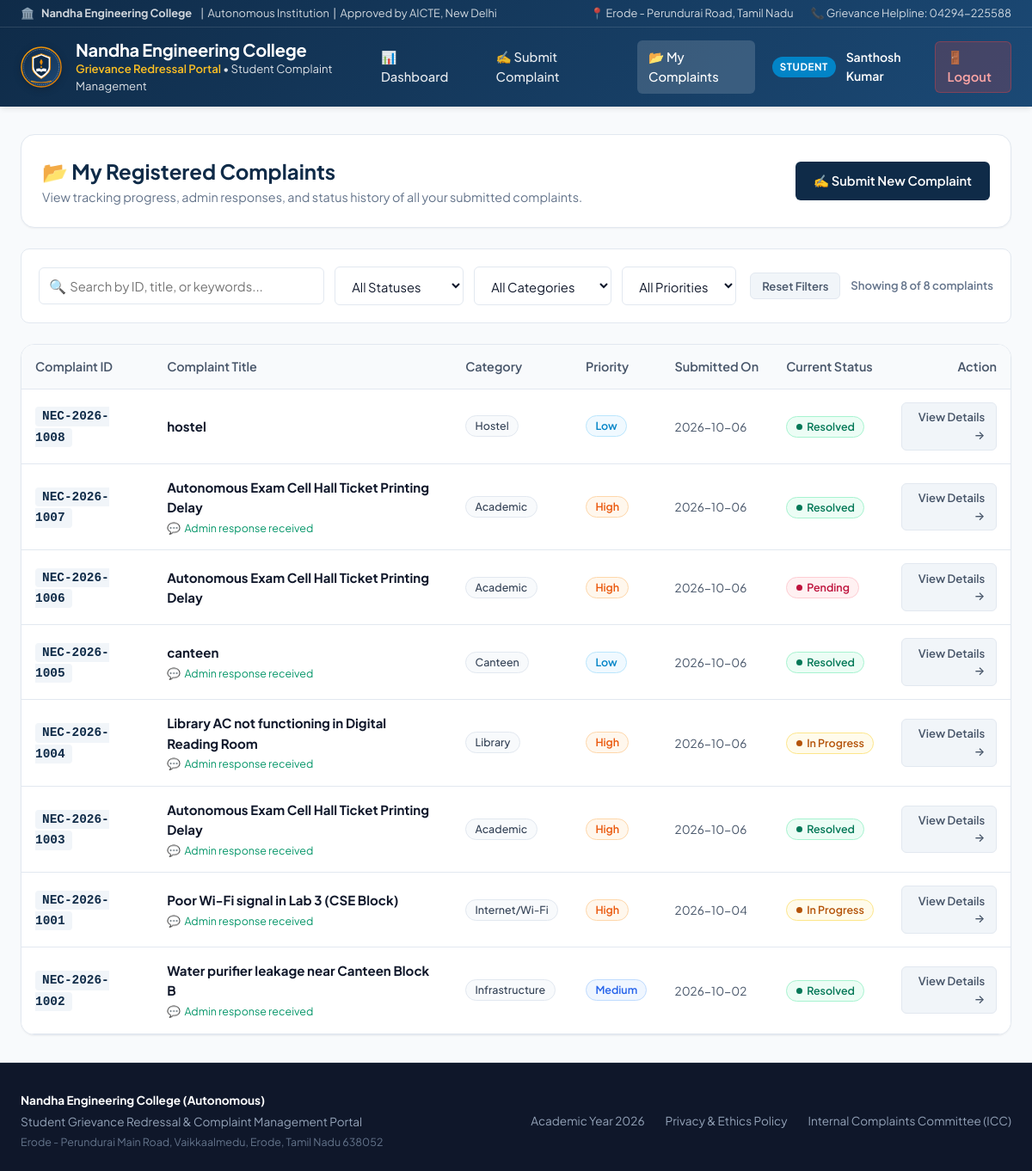
The app's page /student/complaints (signed in) with its own data.
### tables this page shows
CREATE TABLE complaints (
            id INTEGER PRIMARY KEY AUTOINCREMENT,
            complaint_id TEXT UNIQUE NOT NULL,
            user_id INTEGER NOT NULL,
            title TEXT NOT NULL,
            category TEXT NOT NULL,
            department TEXT NOT NULL,
            priority TEXT NOT NULL CHECK(priority IN ('Low', 'Medium', 'High', 'Urgent')),
            description TEXT NOT NULL,
            attachment TEXT,
            status TEXT NOT NULL DEFAULT 'Pending' CHECK(status IN ('Pending', 'In Progress', 'Resolved', 'Rejected')),
            admin_response TEXT,
            created_at TIMESTAMP DEFAULT CURRENT_TIMESTAMP,
            updated_at TIMESTAMP DEFAULT CURRENT_TIMESTAMP,
            FOREIGN KEY (user_id) REFERENCES users (id) ON DELETE CASCADE
        );

### app.py (the view)
@app.route('/student/complaints')
@student_required
def my_complaints():
    conn = get_db_connection()
    cursor = conn.cursor()
    cursor.execute('''
        SELECT * FROM complaints
        WHERE user_id = ?
        ORDER BY created_at DESC
    ''', (session['user_id'],))
    complaints = cursor.fetchall()
    conn.close()
    return render_template('my_complaints.html', complaints=complaints)

### app.py (called while the page is built)
def student_required(f):
    @wraps(f)
    def decorated_function(*args, **kwargs):
        if 'user_id' not in session:
            flash("Please sign in as a student.", "warning")
            return redirect(url_for('login'))
        if session.get('role') != 'student':
            flash("Access restricted. Student credentials required.", "danger")
            return redirect(url_for('admin_dashboard'))
        return f(*args, **kwargs)
    return decorated_function

@app.context_processor
def inject_global_data():
    return {
        'college_name': 'Nandha Engineering College',
        'college_short': 'NEC',
        'portal_title': 'College Complaint System',
        'categories': CATEGORIES,
        'departments': DEPARTMENTS,
        'priorities': PRIORITIES,
        'statuses': STATUSES,
        'current_year': datetime.now().year
    }

### database.py (called while the page is built)
def get_db_connection():
    conn = sqlite3.connect(DB_PATH)
    conn.row_factory = sqlite3.Row
    conn.execute("PRAGMA foreign_keys = ON")
    return conn

### templates/my_complaints.html (shortened to what this page needs)
{% extends "base.html" %}
{% block content %}
<div class="card" style="margin-bottom: 1.5rem;">
  <div style="display: flex; justify-content: space-between; align-items: center; flex-wrap: wrap; gap: 1rem;">
    <div>
      <h2 style="font-size: 1.5rem; font-weight: 700; color: var(--primary);">📂 My Registered Complaints</h2>
      <p style="color: var(--text-muted); font-size: 0.9rem;">View tracking progress, admin responses, and status history of all your submitted complaints.</p>
    </div>
    <a href="{{ url_for('submit_complaint') }}" class="btn btn-primary">
      ✍️ Submit New Complaint
    </a>
  </div>
</div>
<div class="filter-bar">
  <div class="filter-group">
    <div class="search-input-wrap">
      <span class="search-icon-inside">🔍</span>
      <input type="text" id="searchInput" class="form-control" placeholder="Search by ID, title, or keywords...">
    </div>
    <div style="min-width: 150px;">
      <select id="statusFilter" class="form-select">
        <option value="">All Statuses</option>
      </select>
    </div>
    <div style="min-width: 160px;">
      <select id="categoryFilter" class="form-select">
        <option value="">All Categories</option>
      </select>
    </div>
    <div style="min-width: 130px;">
      <select id="priorityFilter" class="form-select">
        <option value="">All Priorities</option>
      </select>
    </div>
  </div>
  <div style="display: flex; align-items: center; gap: 0.75rem;">
    <button type="button" id="resetFiltersBtn" class="btn btn-secondary btn-sm">
      Reset Filters
    </button>
    <span id="filterCount" style="font-size: 0.82rem; font-weight: 600; color: var(--text-muted);"></span>
  </div>
</div>
<div class="card" style="padding: 0; overflow: hidden;">
  <div class="table-responsive" style="border: none;">
    <table class="table" id="complaintsTable">
      <thead>
        <tr>
          <th>Complaint ID</th>
          <th>Complaint Title</th>
          <th>Category</th>
          <th>Priority</th>
          <th>Submitted On</th>
          <th>Current Status</th>
          <th style="text-align: right;">Action</th>
        </tr>
      </thead>
      <tbody>
        {% if complaints %}
          {% for c in complaints %}
            <tr
              data-status="{{ c.status }}"
              data-category="{{ c.category }}"
              data-priority="{{ c.priority }}"
              data-dept="{{ c.department }}"
            >
              <td>
                <a href="{{ url_for('complaint_details', complaint_id=c.complaint_id) }}" class="complaint-id-link">
                  {{ c.complaint_id }}
                </a>
              </td>
              <td>
                <strong style="color: var(--text-main); font-size: 0.94rem;">{{ c.title }}</strong>
                {% if c.admin_response %}
                  <div style="font-size: 0.78rem; color: #059669; margin-top: 0.2rem; display: flex; align-items: center; gap: 0.3rem;">
                    <span>💬</span> Admin response received
                  </div>
                {% endif %}
              </td>
              <td>
                <span class="badge badge-category">{{ c.category }}</span>
              </td>
              <td>
                <span class="badge badge-priority-{{ c.priority | lower }}">{{ c.priority }}</span>
              </td>
              <td>
                <span style="color: var(--text-secondary); font-size: 0.85rem;">{{ c.created_at[:10] }}</span>
              </td>
              <td>
                {% if c.status == 'Pending' %}
                  <span class="badge badge-status-pending"><span class="badge-dot"></span> Pending</span>
                {% elif c.status == 'In Progress' %}
                  <span class="badge badge-status-in-progress"><span class="badge-dot"></span> In Progress</span>
                {% elif c.status == 'Resolved' %}
                  <span class="badge badge-status-resolved"><span class="badge-dot"></span> Resolved</span>
                {% else %}
                  <span class="badge badge-status-rejected"><span class="badge-dot"></span> {{ c.status }}</span>
                {% endif %}
              </td>
              <td style="text-align: right;">
                <a href="{{ url_for('complaint_details', complaint_id=c.complaint_id) }}" class="btn btn-secondary btn-sm">
                  View Details &rarr;
                </a>
              </td>
            </tr>
          {% endfor %}
        {% endif %}
      </tbody>
    </table>
  </div>
</div>
{% endblock %}

### templates/base.html (shortened to what this page needs)
<!DOCTYPE html>
<html lang="en">
<head>
  <link rel="stylesheet" href="{{ url_for('static', filename='css/style.css') }}">
</head>
<body>
  <header class="nec-header">
    <div class="header-topbar">
      <span class="affiliation">
        🏛️ <strong>{{ college_name }}</strong> &nbsp;|&nbsp; Autonomous Institution &nbsp;|&nbsp; Approved by AICTE, New Delhi
      </span>
      <div class="contact-info">
        <span>📍 Erode - Perundurai Road, Tamil Nadu</span>
        <span>📞 Grievance Helpline: 04294-225588</span>
      </div>
    </div>
    <div class="navbar-container">
      <a href="{{ url_for('index') }}" class="brand-wrapper">
        <img src="{{ url_for('static', filename='images/nec_logo.svg') }}" alt="NEC Logo" class="brand-logo">
        <div class="brand-titles">
          <h1>{{ college_name }}</h1>
          <p><span class="portal-tag">Grievance Redressal Portal</span> • Student Complaint Management</p>
        </div>
      </a>
      <nav>
        <ul class="nav-links">
          {% if session.get('user_id') %}
            {% if session.get('role') == 'student' %}
              <li><a href="{{ url_for('student_dashboard') }}" class="{% if request.endpoint == 'student_dashboard' %}active{% endif %}">📊 Dashboard</a></li>
              <li><a href="{{ url_for('submit_complaint') }}" class="{% if request.endpoint == 'submit_complaint' %}active{% endif %}">✍️ Submit Complaint</a></li>
              <li><a href="{{ url_for('my_complaints') }}" class="{% if request.endpoint == 'my_complaints' %}active{% endif %}">📂 My Complaints</a></li>
            {% elif session.get('role') == 'admin' %}
              <li><a href="{{ url_for('admin_dashboard') }}" class="{% if request.endpoint == 'admin_dashboard' %}active{% endif %}">📋 Complaints Board</a></li>
              <li><a href="{{ url_for('admin_students') }}" class="{% if request.endpoint == 'admin_students' %}active{% endif %}">👥 Student Directory</a></li>
            {% endif %}
            <li class="user-badge-wrap">
              <span class="user-role-pill role-{{ session.get('role') }}">
                {{ session.get('role') }}
              </span>
              <span style="font-size: 0.88rem; font-weight: 600; color: #ffffff;">
                {{ session.get('name') }}
              </span>
              <a href="{{ url_for('logout') }}" class="btn-nav-logout" id="logoutBtn">
                🚪 Logout
              </a>
            </li>
          {% endif %}
        </ul>
      </nav>
    </div>
  </header>
  <main class="main-content">
    {% block content %}{% endblock %}
  </main>
  <footer class="nec-footer">
    <div class="footer-container">
      <div class="footer-copy">
        <strong>{{ college_name }} (Autonomous)</strong>
        <span>Student Grievance Redressal & Complaint Management Portal</span>
        <span style="font-size: 0.78rem; color: #64748b;">Erode - Perundurai Main Road, Vaikkaalmedu, Erode, Tamil Nadu 638052</span>
      </div>
      <ul class="footer-links">
        <li><span>Academic Year {{ current_year }}</span></li>
        <li><span>Privacy & Ethics Policy</span></li>
        <li><span>Internal Complaints Committee (ICC)</span></li>
      </ul>
    </div>
  </footer>
</body>
</html>

### records on screen
complaints: complaint_id "NEC-2026-1008", title "hostel", category "Hostel", priority "Low", created_at "2026-10-06", status "Resolved" (drawn)
complaints: complaint_id "NEC-2026-1007", title "Autonomous Exam Cell Hall Ticket Printing Delay", shows "Admin response received", category "Academic", priority "High", created_at "2026-10-06", status "Resolved" (drawn)
complaints: complaint_id "NEC-2026-1006", title "Autonomous Exam Cell Hall Ticket Printing Delay", category "Academic", priority "High", created_at "2026-10-06", status "Pending" (drawn)
complaints: complaint_id "NEC-2026-1005", title "canteen", admin_response "Admin response received", category "Canteen", priority "Low", created_at "2026-10-06", status "Resolved" (drawn)
complaints: complaint_id "NEC-2026-1004", title "Library AC not functioning in Digital Reading Room", shows "Admin response received", category "Library", priority "High", created_at "2026-10-06", status "In Progress" (drawn)
complaints: complaint_id "NEC-2026-1003", title "Autonomous Exam Cell Hall Ticket Printing Delay", shows "Admin response received", category "Academic", priority "High", created_at "2026-10-06", status "Resolved" (drawn)
complaints: complaint_id "NEC-2026-1001", title "Poor Wi-Fi signal in Lab 3 (CSE Block)", shows "Admin response received", category "Internet/Wi-Fi", priority "High", created_at "2026-10-04", status "In Progress" (drawn)
complaints: complaint_id "NEC-2026-1002", title "Water purifier leakage near Canteen Block B", shows "Admin response received", category "Infrastructure", priority "Medium", created_at "2026-10-02", status "Resolved" (drawn)

### other values on screen
{{ college_name }} "Nandha Engineering College"
{{ session.get('role') }} "STUDENT"
{{ session.get('name') }} "Santhosh Kumar"
